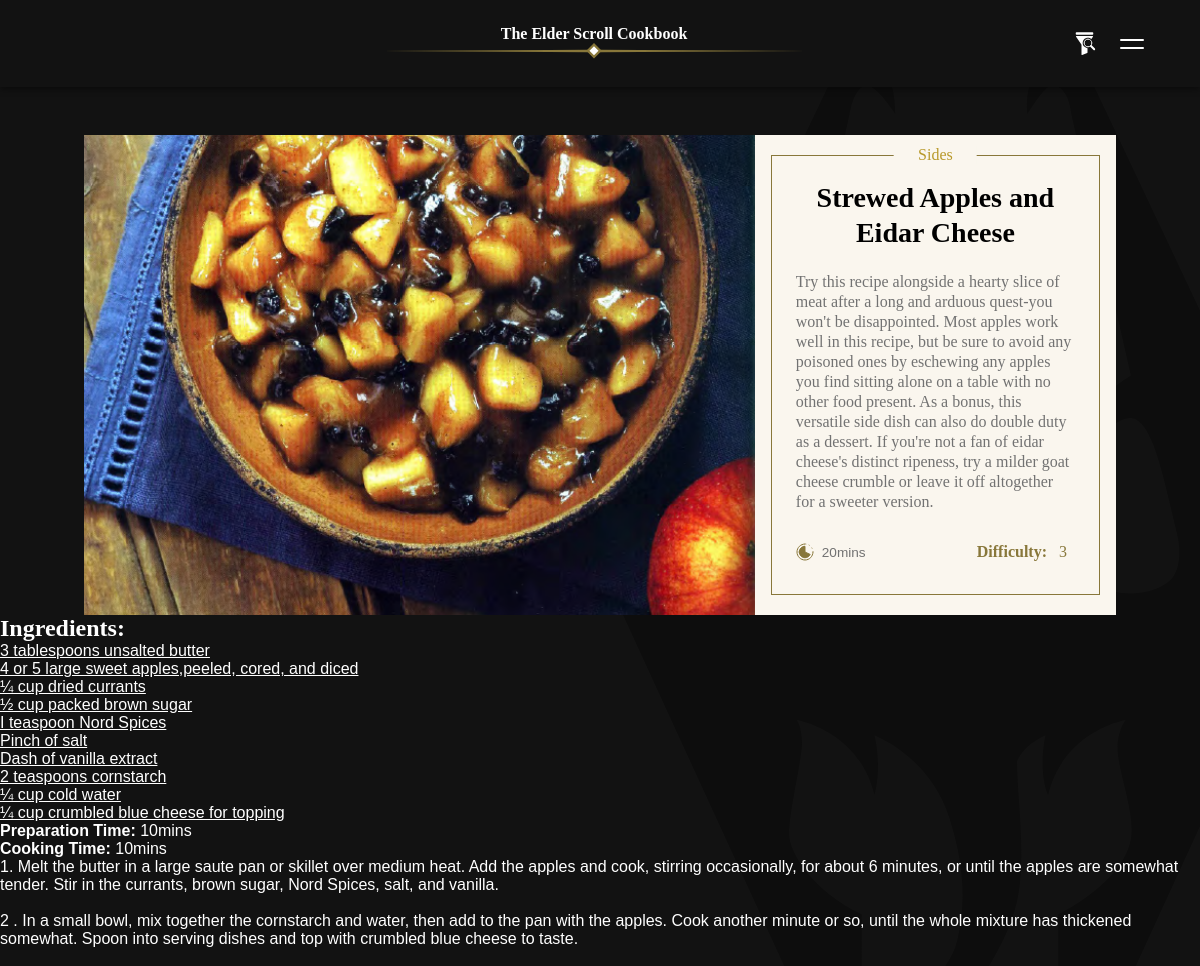
Page /Beta/detail_recipe.php?id=3 (signed in) on the committed database.
### tables this page shows
CREATE TABLE `recipe` (
  `r_ID` int(11) NOT NULL,
  `r_title` varchar(128) NOT NULL,
  `r_imgName` varchar(128) NOT NULL,
  `r_difficulty` int(11) NOT NULL,
  `r_region` varchar(128) NOT NULL,
  `r_type` varchar(128) NOT NULL,
  `r_prepTime` int(11) NOT NULL,
  `r_cookTime` int(11) NOT NULL,
  `r_origin` text NOT NULL,
  `r_ingredients` text NOT NULL,
  `r_steps` text NOT NULL
);

### Beta/detail_recipe.php (the view, shortened to what this page needs)
<?php
    $sql = "SELECT * FROM recipe;";
    $result = mysqli_query($conn,$sql);
    $resultCheck = mysqli_num_rows($result);
    if($resultCheck>0){
        while ($row = mysqli_fetch_assoc($result)) {
            if($row['r_ID'] == $_GET["id"]){
                $title = $row['r_title'];
                $difficulty = $row['r_difficulty'];
                $type = $row['r_type'];
                $prepTime = $row['r_prepTime'];
                $cookTime = $row['r_cookTime'];
                $origin = $row['r_origin'];
                $ingredients = $row['r_ingredients'];
                $steps = $row['r_steps'];
                $time = $prepTime + $cookTime;
                $mins = $time % 60;
            }
        }
    }
?>
<!DOCTYPE html>
<html lang="en">
<head>
    <link rel="stylesheet" href="./css/general.css">
    <link rel="stylesheet" href="./css/bg.css">
    <link rel="stylesheet" href="./css/detail.css">
</head>
<body>
    <?php
    include_once './injection/navbar.php';
    ?>
    <div class="container">
        <div id="showcase">
            <div id="thumbnail"></div>
            <div class="description_container">
                <div class="tag"><?php echo $type; ?></div>
                <div class="content_box">
                <h1 class="title">
                    <?php
                    echo $title;
                    ?>
                </h1>
                    <p><?php echo $origin; ?></p>
                    <div class="desc_bot">
                        <div class="time">
                            <img src="./img/timer_icon.svg" alt="Cooking    Time">
                            <p><?php
                                echo $mins . "mins</p>";
                                ?></p>
                        </div>
                        <div class="difficulty">
                            <p><b>Difficulty: </b><?php echo $difficulty;   ?></p>
                        </div>
                    </div>
                </div>
            </div>
        </div>
        <h2>Ingredients: </h2>
        <u>
        <?php
        $ingredient_list = explode("||", $ingredients);
        for ($i=0; $i < count($ingredient_list); $i++){
            echo "<li>";
            echo $ingredient_list[$i];
            echo "</li>";
        }
        ?>
        </u>
        <p><b>Preparation Time: </b><?php
        echo (int)($prepTime % 60) . "mins</p>";
        ?></p>
        <p><b>Cooking Time: </b><?php
        echo (int)($cookTime % 60) . "mins</p>";
        ?></p>
        <ul>
            <?php
                $step_list = explode("||", $steps);
                for ($i=0; $i < count($step_list); $i++){
                    echo "<li>";
                    echo $step_list[$i];
                    echo "</li><br>";
                }
            ?>
        </ul>
    </div>
</body>
</html>

### Beta/css/general.css (style rules this page uses)
* { box-sizing: border-box; margin: 0; padding: 0; font-family: Arial, Helvetica, sans-serif; }
body { background-color: #121212; color: white; width: 100vw; position: relative; overflow-x: hidden; }
h1, h2, label, a, select { font-family: trajan, trajan-pro-3, Garamond; font-weight: 700; font-style: normal; color: white; }
li, ul { text-decoration: none; list-style-type: none; }

### Beta/css/bg.css (style rules this page uses)
body { --vh: 1/10vh; background-image: url(../img/bg_ess_icon.svg); background-repeat: no-repeat; background-size: 60vw; background-attachment: fixed; background-position-x: 50vw; background-position-y: calc(100px / 10vh); z-index: -1; }

### Beta/css/detail.css (style rules this page uses)
#showcase { display: flex; height: 30em; padding: 0 7vw; max-width: 1200px; margin: auto; }
#thumbnail { width: 65%; height: 100%; background-size: cover; background-position: bottom; }
.description_container { background-color: #FAF6EE; padding: 1.25em 1em; position: relative; width: 35%; }
.content_box { border: 1px #88773A solid; padding: 1.5em; display: flex; flex-direction: column; justify-content: space-between; align-items: center; height: 100%; }
.title { height: 2.5em; display: flex; justify-content: center; align-items: center; }
.content_box h1 { text-align: center; font-size: 1.75em; font-weight: bold; line-height: 1.25em; color: black; }
.content_box p { font-family: 'EB Garamond', serif; font-weight: normal; line-height: 1em; margin: .5em 0; color: rgb(114, 114, 114); line-height: 1.25em; }
.desc_bot { width: 100%; display: flex; justify-content: space-between; flex-direction: row; align-items: center; }
.time { display: flex; align-items: center; }
.time p { font-family: Arial, Helvetica, sans-serif; font-size: .85em; margin: 0; color: #727272; }
.time img { padding-right: .5em; }
.difficulty { display: flex; align-items: center; }
.difficulty p, .difficulty b { font-family: trajan, trajan-pro-3, Garamond; font-size: 1em; margin-right: .5em; color: #88773A; }
.tag { position: absolute; font-family: 'EB Garamond', serif; font-size: 1em; color: #B8992A; top: 0; left: 50%; margin-top: 1.25em; transform: translate(-50%, -50%); padding: 0 1.5em; background-color: #FAF6EE; }

### rows in the picture
recipe: r_type "Sides", r_title "Strewed Apples and Eidar Cheese", r_origin "Try this recipe alongside a hearty slice of meat after a long and arduous quest-you won't be disappointed. Most apples work well in this recipe, but be sure to avoid any poisoned ones by eschewing any apples you find sitting alone on a table with no other food present. As a bonus, this versatile side dish can also do double duty as a dessert. If you're not a fan of eidar cheese's distinct ripeness, try a milder goat cheese crumble or leave it off altogether for a sweeter version.", mins "20", r_difficulty "3", r_ingredients "3 tablespoons unsalted butter", r_ingredients "4 or 5 large sweet apples,peeled, cored, and diced", r_ingredients "¼ cup dried currants", r_ingredients "½ cup packed brown sugar", r_ingredients "I teaspoon Nord Spices", r_ingredients "Pinch of salt", r_ingredients "Dash of vanilla extract", r_ingredients "2 teaspoons cornstarch", r_ingredients "¼ cup cold water", r_ingredients "¼ cup crumbled blue cheese for topping", $prepTime%60 "10", $cookTime%60 "10", r_steps "1. Melt the butter in a large saute pan or skillet over medium heat. Add the apples and cook, stirring occasionally, for about 6 minutes, or until the apples are somewhat tender. Stir in the currants, brown sugar, Nord Spices, salt, and vanilla.", r_steps "2 . In a small bowl, mix together the cornstarch and water, then add to the pan with the apples. Cook another minute or so, until the whole mixture has thickened somewhat. Spoon into serving dishes and top with crumbled blue cheese to taste."
